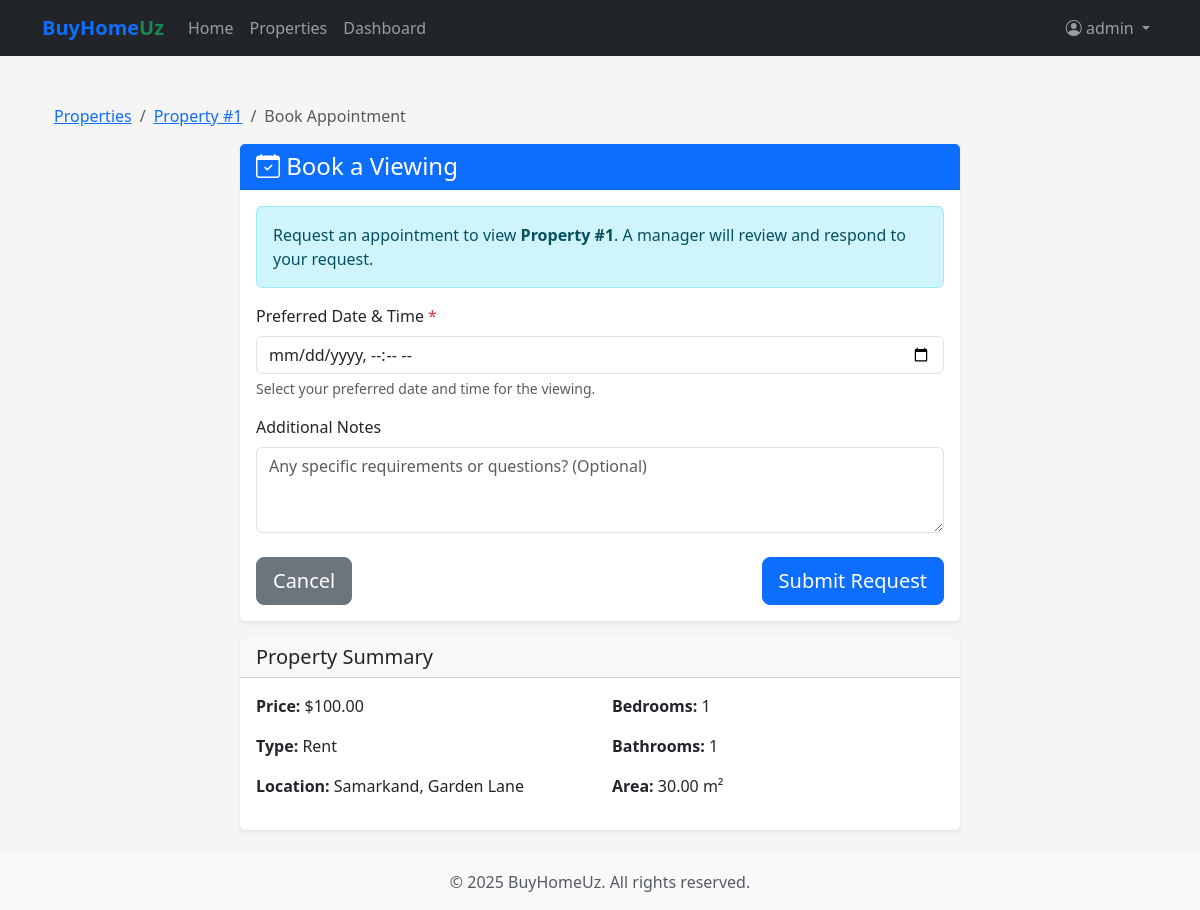
Page /appointments/book/1/ (signed in) on the committed database.
### properties/models.py (models this page shows, shortened)
class Property(models.Model):
    LISTING_TYPE_CHOICES = (
        ('sale','Sale'),
        ('rent','Rent')
    )
    title = models.CharField(max_length=255)
    price = models.DecimalField(max_digits=20, decimal_places=2)
    listing_type = models.CharField(max_length=10, choices=LISTING_TYPE_CHOICES)
    district = models.CharField(max_length=100)
    street = models.CharField(max_length=100)
    house_number = models.CharField(max_length=20)
    beds = models.IntegerField()
    bathrooms = models.IntegerField()
    area_sqm = models.DecimalField(max_digits=10, decimal_places=2)
    description = models.TextField(null=True, blank=True)
    created_on = models.DateTimeField(default=timezone.now)
    provider_name = models.CharField(max_length=100)
    created_by = models.ForeignKey(
        settings.AUTH_USER_MODEL,
        on_delete=models.CASCADE,
        related_name='properties_createdby'
    )
    updated_by = models.ForeignKey(
        settings.AUTH_USER_MODEL,
        on_delete=models.CASCADE,
        related_name='properties_updatedby'
    )
    image = models.ImageField(upload_to='property_images', blank=True)
    is_active = models.BooleanField(default=True)
    class Meta:
        verbose_name_plural = "Properties"

### appointments/views.py (the view)
# urls.py: path('book/<int:property_id>/', views.book_appointment, name='book'),
@login_required
def book_appointment(request, property_id):
    property_obj = get_object_or_404(Property, pk=property_id, is_active=True)
    if request.method == 'POST':
        form = AppointmentForm(request.POST)
        if form.is_valid():
            appointment = form.save(commit=False)
            appointment.property = property_obj
            appointment.customer = request.user
            appointment.status = 'pending'
            appointment.created_at = timezone.now()
            appointment.save()
            messages.success(request, f'Appointment request sent for {property_obj.title}. A manager will review your request.')
            return redirect('properties:details', pk=property_id)
    else:
        form = AppointmentForm()
    return render(request, 'appointments/book.html', {
        'form': form,
        'property': property_obj
    })

### appointments/forms.py
class AppointmentForm(forms.ModelForm):
    class Meta:
        model = Appointment
        fields = ['start_time', 'details']
        widgets = {
            'start_time': forms.DateTimeInput(
                attrs={
                    'class': 'form-control',
                    'type': 'datetime-local',
                    'required': True
                }
            ),
            'details': forms.Textarea(
                attrs={
                    'class': 'form-control',
                    'rows': 3,
                    'placeholder': 'Any specific requirements or questions? (Optional)'
                }
            ),
        }
        labels = {
            'start_time': 'Preferred Date & Time',
            'details': 'Additional Notes',
        }

### appointments/templates/appointments/book.html (shortened to what this page needs)
{% extends 'base.html' %}
{% block content %}
<div class="container mt-4">
    <nav aria-label="breadcrumb">
        <ol class="breadcrumb">
            <li class="breadcrumb-item"><a href="{% url 'properties:listing' %}">Properties</a></li>
            <li class="breadcrumb-item"><a href="{% url 'properties:details' property.pk %}">{{ property.title }}</a></li>
            <li class="breadcrumb-item active" aria-current="page">Book Appointment</li>
        </ol>
    </nav>
    <div class="row justify-content-center">
        <div class="col-md-8">
            <div class="card shadow-sm">
                <div class="card-header bg-primary text-white">
                    <h4 class="mb-0"><i class="bi bi-calendar-check"></i> Book a Viewing</h4>
                </div>
                <div class="card-body">
                    <div class="alert alert-info">
                        Request an appointment to view <strong>{{ property.title }}</strong>.
                        A manager will review and respond to your request.
                    </div>
                    <form method="post">
                        <div class="mb-3">
                            <label for="{{ form.start_time.id_for_label }}" class="form-label">
                                {{ form.start_time.label }} <span class="text-danger">*</span>
                            </label>
                            {{ form.start_time }}
                            <div class="form-text">Select your preferred date and time for the viewing.</div>
                        </div>
                        <div class="mb-3">
                            <label for="{{ form.details.id_for_label }}" class="form-label">
                                {{ form.details.label }}
                            </label>
                            {{ form.details }}
                        </div>
                        <div class="d-flex justify-content-between mt-4">
                            <a href="{% url 'properties:details' property.pk %}" class="btn btn-secondary btn-lg"> Cancel </a>
                            <button type="submit" class="btn btn-primary btn-lg"> Submit Request</button>
                        </div>
                    </form>
                </div>
            </div>
            <div class="card mt-3 shadow-sm">
                <div class="card-header">
                    <h5 class="mb-0">Property Summary</h5>
                </div>
                <div class="card-body">
                    <div class="row">
                        <div class="col-md-6">
                            <p><strong>Price:</strong> ${{ property.price }}</p>
                            <p><strong>Type:</strong> {{ property.get_listing_type_display }}</p>
                            <p><strong>Location:</strong> {{ property.district }}, {{ property.street }}</p>
                        </div>
                        <div class="col-md-6">
                            <p><strong>Bedrooms:</strong> {{ property.beds }}</p>
                            <p><strong>Bathrooms:</strong> {{ property.bathrooms }}</p>
                            <p><strong>Area:</strong> {{ property.area_sqm }} m²</p>
                        </div>
                    </div>
                </div>
            </div>
        </div>
    </div>
</div>
{% endblock %}

### templates/nav.html (shortened to what this page needs)
<nav class="navbar navbar-expand-lg navbar-dark bg-dark">
    <div class="container">
        <a class="navbar-brand" href="{% url 'home' %}"><span class="fw-bold text-primary">BuyHome</span><span class="fw-bold text-success">Uz</span></a>
        <div class="collapse navbar-collapse" id="navbarNav">
            <ul class="navbar-nav me-auto">
                <li class="nav-item">
                    <a class="nav-link" href="{% url 'home' %}">Home</a>
                </li>
                <li class="nav-item">
                    <a class="nav-link" href="{% url 'properties:listing' %}">Properties</a>
                </li>
                {% if perms.auth.view_user or perms.auth.view_group or perms.properties.view_property %}
                <li class="nav-item">
                    <a class="nav-link" href="{% url 'accounts:dashboard' %}">Dashboard</a>
                </li>
                {% endif %}
            </ul>
            <ul class="navbar-nav ms-auto">
                {% if user.is_authenticated %}
                    <li class="nav-item dropdown">
                        <a class="nav-link dropdown-toggle" href="#" id="navbarDropdown" role="button" data-bs-toggle="dropdown" aria-expanded="false">
                            <i class="bi bi-person-circle"></i> {{ user.username }}
                        </a>
                    </li>
                {% endif %}
            </ul>
        </div>
    </div>
</nav>

### static/css/styles.css (style rules this page uses)
body { display: flex; flex-direction: column; min-height: 100vh; background-color: #f5f5f5; }
.card { border: none; }
form input, form select, form textarea { width: 100%; padding: 0.5rem; border: 1px solid #dee2e6; border-radius: 0.375rem; }

### rows in the picture
Property: title "Property #1", price "100.00", listing_type "Rent", district "Samarkand", street "Garden Lane", beds "1", bathrooms "1", area_sqm "30.00"

### other values in the picture
{{ user.username }} "admin"
